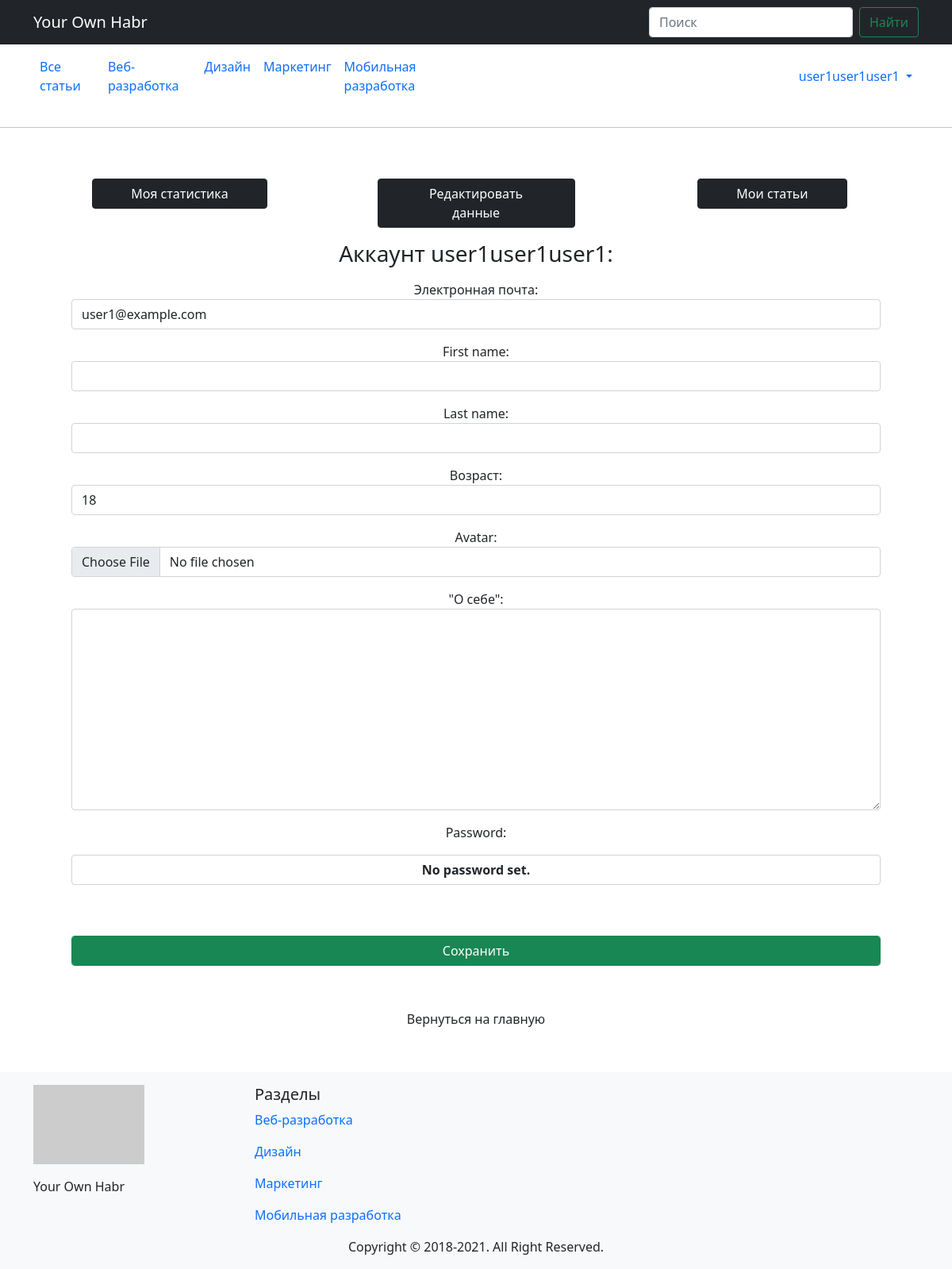
The app's page /auth/account/update/ (signed in) with its own data.
### mainapp/models.py (models this page shows, shortened)
class Category(models.Model):
    title = models.CharField(verbose_name='Название категории', max_length=50, unique=True)
    description = models.CharField(verbose_name='Описание категории', max_length=255, blank=True)
    slug = models.SlugField(null=False, unique=True)
    is_active = models.BooleanField(verbose_name='Категория активна', default=True)
    created_at = models.DateTimeField(verbose_name='Дата создания', auto_now=True)
    class Meta:
        verbose_name = 'Категория'
        verbose_name_plural = 'Категории'
    def get_absolute_url(self):
        return reverse('category_articles', kwargs={'slug': self.slug})

### authapp/models.py (models this page shows)
class HabrUser(AbstractUser):
    email = models.EmailField(verbose_name='Электронная почта', unique=True, blank=False)
    avatar = models.ImageField(upload_to='users_avatars', blank=True)
    age = models.PositiveIntegerField(verbose_name='Возраст', default=18)
    bio = models.TextField(verbose_name='"О себе"', blank=True)
    updated_at = models.DateTimeField(auto_now=True)
    class Meta:
        verbose_name = 'Пользователь'
        verbose_name_plural = 'Пользователи'

### authapp/views.py (the view)
# urls.py: path('account/update/', UserAccountUpdateView.as_view(), name='user_update_data'),
class UserAccountUpdateView(UpdateView):
    form_class = HabrUserUpdateForm
    template_name = 'registration/update_personal_data.html'
    success_url = reverse_lazy('user_update_data')
    def get_object(self, queryset=None):
        return self.request.user
    def get_context_data(self, **kwargs):
        context = super().get_context_data(**kwargs)
        context['categories_list'] = Category.objects.all()
        return context

### authapp/forms.py
class HabrUserUpdateForm(UserChangeForm, FormControlForm):
    class Meta:
        model = HabrUser
        fields = ('email', 'first_name', 'last_name', 'age', 'avatar', 'bio')

### templates/registration/update_personal_data.html (shortened to what this page needs)
{% extends 'base.html' %}
{% load static %}
{% block content %}
    <div class="container">
        <div class="text-center m-5">
            {% include 'registration/includes/inc__account_menu.html' %}
            <h1 class="h3 mb-3 font-weight-normal">Аккаунт {{ user }}:</h1>
            <form class="form-horizontal" method="post" enctype="multipart/form-data">
                {{ form.as_p }}
                <br><br>
                <input type="submit" value="Сохранить" class="form-control btn btn-success">
            </form>
            <br><br>
            <a href="{% url 'list_articles' %}" class="btn form-control">Вернуться на главную</a>
        </div>
    </div>
{% endblock %}

### templates/base.html (shortened to what this page needs)
{% load static %}
<!DOCTYPE html>
<html lang="en">
<head>
    {% block css %}
        <link href=" https://cdn.jsdelivr.net/npm/bootstrap@5.0.0-beta1/dist/css/bootstrap.min.css"
              rel="stylesheet"
>
    {% endblock %}
</head>
<body>
{% block header %}
    <header>
        <nav class="navbar navbar-expand-lg navbar-dark bg-dark" aria-label="Eighth navbar">
            <div class="container">
                <a class="navbar-brand" href="{% url 'list_articles' %}">Your Own Habr</a>
                <form class="d-flex">
                    <input class="form-control me-2" type="search" placeholder="Поиск" aria-label="Search">
                    <button class="btn btn-outline-success" type="submit">Найти</button>
                </form>
            </div>
        </nav>
        <nav class="container d-flex navbar navbar-expand-md mb-4">
            <div class="collapse navbar-collapse" id="navbarSupportedContent">
                <ul class="navbar-nav me-auto mb-2 mb-lg-0">
                    <li class="nav-item">
                        <a class="nav-link" aria-current="page" href="{% url 'list_articles' %}">Все статьи</a>
                    </li>
                    {% for category in categories_list %}
                        <li class="nav-item">
                            <a class="nav-link" href="{{ category.get_absolute_url }}">{{ category.title }}</a>
                        </li>
                    {% endfor %}
                </ul>
            </div>
            <div class="collapse navbar-collapse d-flex justify-content-end" id="navbarCollapse">
                {% if user.is_authenticated %}
                    <ul class="navbar-nav ml-auto">
                        <li class="nav-item dropdown">
                            <a class="nav-link dropdown-toggle" href="#" id="userMenu" role="button"
                               data-bs-toggle="dropdown" aria-expanded="false">
                                {{ user.username }}
                            </a>
                        </li>
                    </ul>
                {% else %}
                    <form class="form-inline ml-auto">
                        <a href="{% url 'login' %}" class="btn btn-outline-secondary">Войти</a>
                        <a href="{% url 'user_register' %}" class="btn btn-primary ml-2">Зарегестрироваться</a>
                    </form>
                {% endif %}
            </div>
        </nav>
    </header>
    <hr>
{% endblock %}
{% block content %}{% endblock %}
{% block footer %}
    <footer class="footer mt-auto py-3 bg-light">
        <div class="container d-flex">
            <div class="w-25">
                <p><img src="https://via.placeholder.com/140x100" alt="logotype"></p>
                <p>Your Own Habr</p>
            </div>
            <div class="w-25">
                <p class="h5">Разделы</p>
                {% for category in categories_list %}
                    <p><a href="{{ category.get_absolute_url }}" class="text-decoration-none">{{ category.title }}</a>
                    </p>
                {% endfor %}
            </div>
        </div>
        <div class="text-center">
            Copyright © 2018-{% now 'Y' %}. All Right Reserved.
        </div>
    </footer>
{% endblock %}
<link rel="stylesheet" href="{% static 'css/style.css' %}">
</body>
</html>

### records on screen
Category: title "Веб-разработка"
Category: title "Дизайн"
Category: title "Маркетинг"
Category: title "Мобильная разработка"
HabrUser: username "user1user1user1", email "user1@example.com", age "18"
